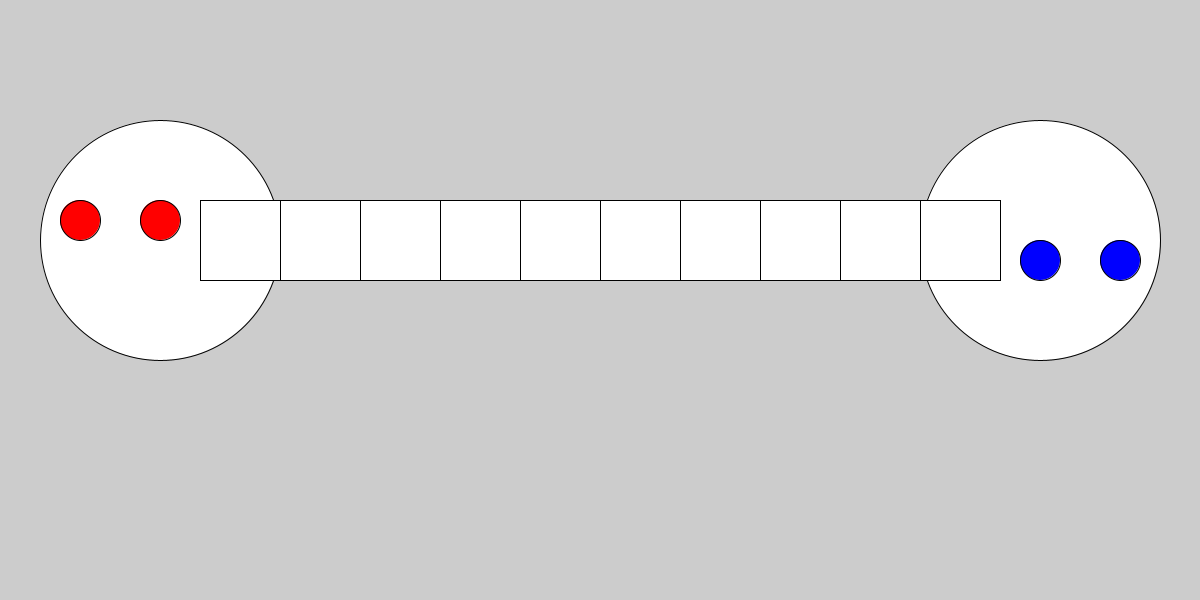
Frame 1 (no input)
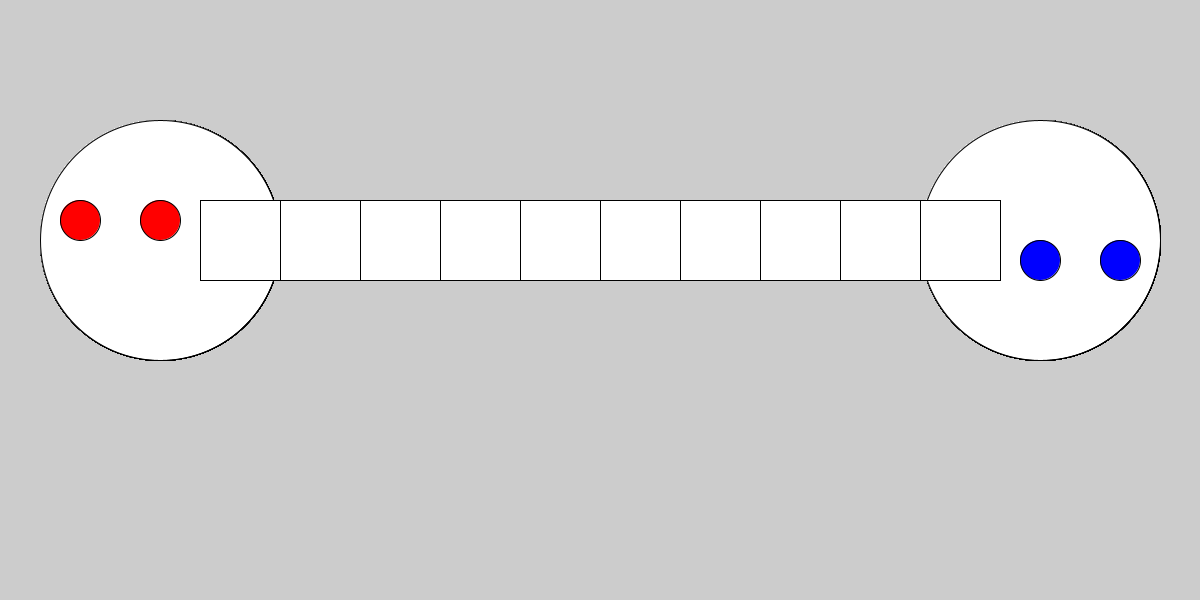
Frame 60 (the mouse pressed at the canvas centre just before this capture)
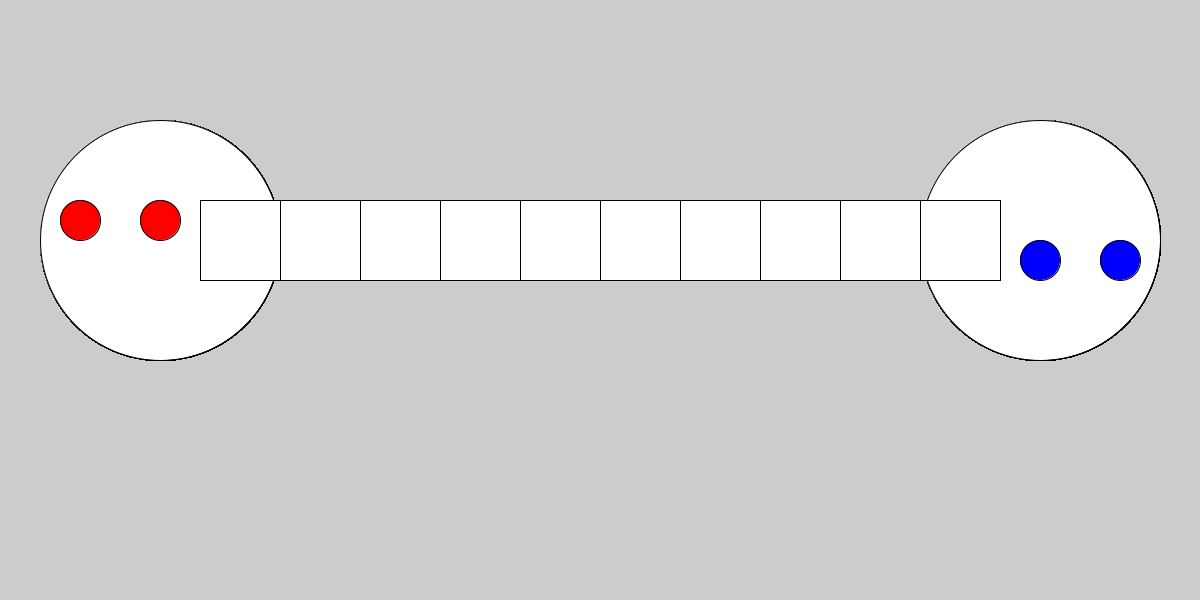
Frame 120 (the mouse held since frame 60 and released just before this capture)

The Processing sketch that drew these frames (run headless with seeded random() and noise(); from frame 60 on, the mouse is pressed at the canvas centre):

// Processing sketch: TwoPlayerSorry
// ── TwoPlayerSorry.pde
int numSpaces = 10;
int AHome = 0;
int BHome = 11;
int full = 255;

int spaceSize = 80;
int squareSize = spaceSize;
int space1X = 200;

int homeDiam = spaceSize * 3;

int p1a, p1b, p2a, p2b;
int pieceSize = spaceSize / 2;

int middleY = 200;
int AY = middleY + pieceSize / 2;
int BY = middleY + squareSize - pieceSize / 2;

int maxMovement = 5;
int backwardsTime = 3;

void setup() {
  size(1200, 600);
  p1a = AHome;
  p1b = AHome;
  p2a = BHome;
  p2b = BHome;
}

void draw() {
  drawBoard();
  drawPieces();
  if (checkWin()){
     background(0, full, 0);
     text("WINNER!", width / 2, height / 2);
  }
}


boolean checkWin(){
  if (p1a == BHome && p1b == BHome){
     return true; 
  } else if (p2a == AHome && p2b == AHome){
    return true;
  } else {
     return false; 
  }
}

void drawBoard() {
  fill(full, full, full);
  circle(space1X - homeDiam / 2 + squareSize, middleY + squareSize / 2, homeDiam);
  int endX = space1X + numSpaces * spaceSize;
  circle(endX + squareSize / 2, middleY + squareSize / 2, homeDiam);

  for (int i = 0; i < numSpaces; i++) {
    rect(space1X + i * spaceSize, middleY, spaceSize, spaceSize);
  }
}

void drawPieces() {
  int x1a = getXForSpot(p1a);
  int x1b = getXForSpot(p1b);
  int x2a = getXForSpot(p2a);
  int x2b = getXForSpot(p2b);

  fill(full, 0, 0);
  if (x1a == x1b) {
    circle(x1b - pieceSize * 2, AY, pieceSize);
  } else {
    circle(x1b, AY, pieceSize);
  }
  circle(x1a, AY, pieceSize);

  fill(0, 0, full);
  if (x2a == x2b) {
    circle(x2b+ pieceSize * 2, BY, pieceSize);
  } else {
    circle(x2b, BY, pieceSize);
  }
  circle(x2a, BY, pieceSize);
}

int getXForSpot(int spotNumber) {
  if (spotNumber == AHome) {
    return space1X - pieceSize;
  } else if (spotNumber == BHome) {
    int endX = space1X + numSpaces * spaceSize;
    return  endX + pieceSize;
  } else {
    return ((spotNumber) * spaceSize ) + space1X - squareSize / 2;
  }
}

int rollDie() {
  int roll = (int) random(1, maxMovement);
  println(roll);
  if (roll == backwardsTime) {
    return -roll;
  } else {
    return roll;
  }
}

String collidesWithPiece(int x, int y) {
  int x1a = getXForSpot(p1a);
  int x1b = getXForSpot(p1b);
  int x2a = getXForSpot(p2a);
  int x2b = getXForSpot(p2b);
  //AY and BY

  if (dist(x1a, AY, x, y) < pieceSize) {
    return "p1a";
  }
  if (dist(x1b, AY, x, y) < pieceSize) {
    return "p1b";
  }
  if (dist(x2a, BY, x, y) < pieceSize) {
    return "p2a";
  }
  if (dist(x2b, BY, x, y) < pieceSize) {
    return "p2b";
  }

  return "none";
}



void mousePressed() {
  String piece = collidesWithPiece(mouseX, mouseY);

  if (piece != "none") {
    int move = rollDie();
    if (piece == "p1a" || piece == "p1b") {
      if (piece == "p1a") {
        if (p1a + move <= BHome) {
          p1a += move;
        }
      } else {
        if (p1b + move <= BHome) {
          p1b += move;
        }
      }
    } else {
      //it's p2, cause it's not none and it's not p1
      if (piece == "p2a") {
        if (p2a - move >= AHome) {
          p2a -= move;
        }
      } else {
        if (p2b - move >= AHome) {
          p2b -= move;
        }
      }
    }
  }
}
